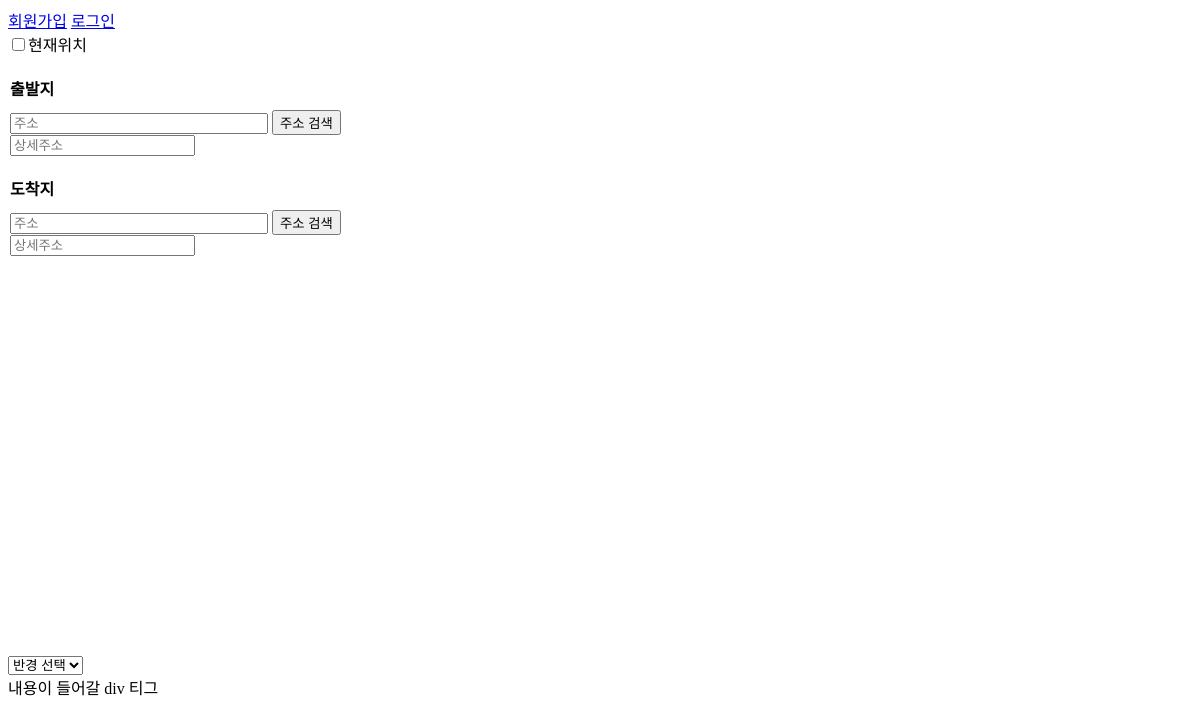
Before: /delivery/deliver/ with the older database file.
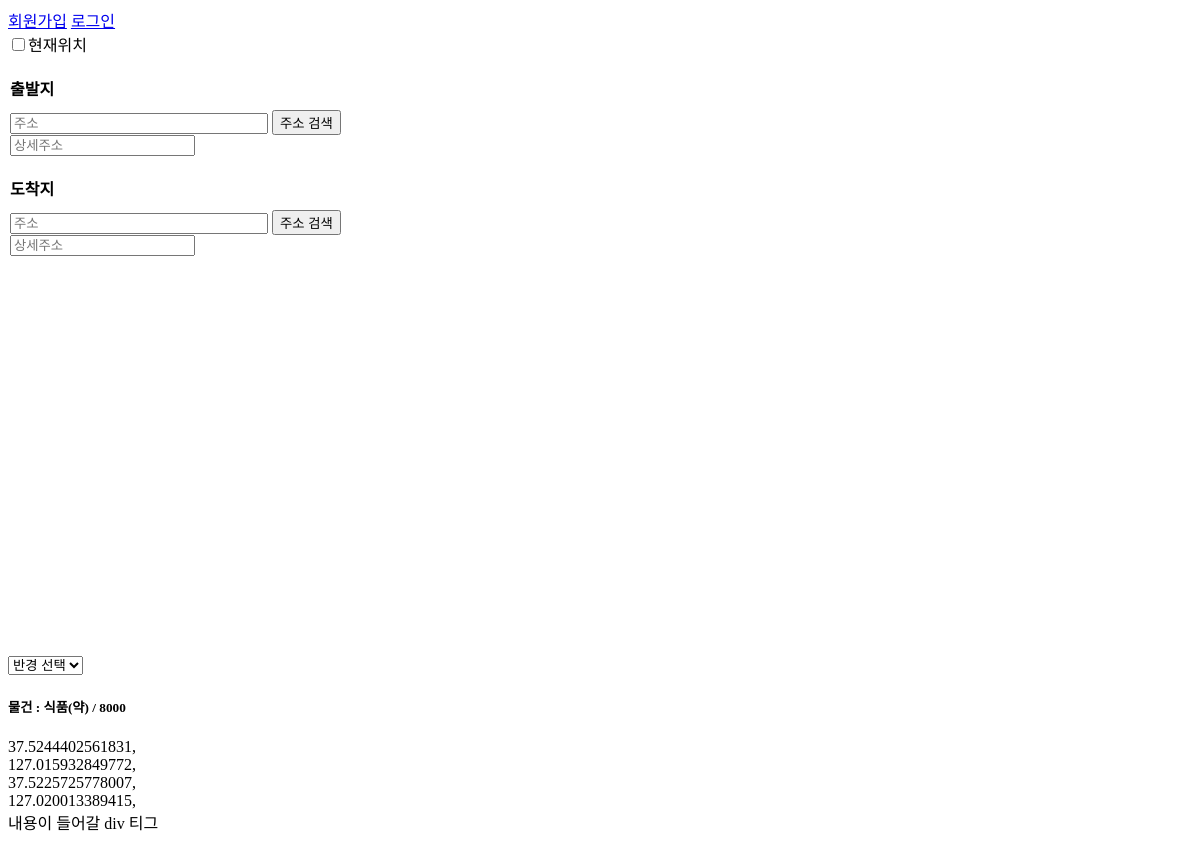
After: the same page with the newer database file.
### deliveryApp/models.py (models this page shows)
class Delivery_my_stuff(models.Model):  # 내 물건 배송
    my_departure_lat = models.FloatField()  # 출발 위도
    my_departure_long = models.FloatField()  # 출발 경도
    my_departure_addr = models.CharField(max_length=100)  # 출발 상세주소
    my_departure_phone = models.IntegerField()  # 보내는 이 폰번호
    my_destination_lat = models.FloatField()  # 도착 위도
    my_destination_long = models.FloatField()  # 도착 경도
    my_destination_addr = models.CharField(max_length=100)  # 도착 상세주소
    my_destination_phone = models.IntegerField()  # 받는 이 폰번호
    my_date = models.DateField()  # 날짜 설정
    my_time = models.CharField(max_length=20)  # 시간 설정
    my_created = models.DateTimeField(
        auto_now_add=True, blank=True, null=True)  # 현재시간
    my_limit_time = models.CharField(
        max_length=100, blank=True, null=True)  # 제한시간
    my_goods = models.CharField(max_length=100)  # 상품 카테고리
    my_goodsinfo = models.CharField(max_length=30)  # 상품 상세정보
    my_weigth = models.FloatField()  # 상품 무게
    my_distance = models.IntegerField()  # 상품 거리
    my_price = models.IntegerField()  # 상품 가격
    my_content = models.CharField(max_length=30)  # 상품

### deliveryApp/views.py (the view)
# urls.py: path('deliver/', views.deliver, name="deliver"),
def deliver(request):
    stuffs = Delivery_my_stuff.objects.all()
    context = {
        "stuffs": stuffs,
    }
    return render(request, 'deliver.html', context)

### deliveryApp/templates/deliver.html (shortened to what this page needs)
{% extends 'base.html' %}
{% block content %}
<input type="checkbox" onclick="current_location();" id="current_location" name="current_location" />현재위치
<div id="navigator_container" name="navigator_container" class="navigator_container">
    <div>
        <fieldset>
            <legend>출발지</legend>
            <input type="text" id="deparature_addr" placeholder="주소" style="width:250px;" readonly>
            <input type="button" onclick="my_Stuff_Map(this.id)" value="주소 검색" id="map_deparature"><br>
            <input type="text" id="detail_deparature_addr" placeholder="상세주소">
        </fieldset>
    </div>
    <div>
        <fieldset>
            <legend>도착지</legend>
            <input type="text" id="destination_addr" placeholder="주소" style="width:250px;" readonly>
            <input type="button" onclick="my_Stuff_Map(this.id)" value="주소 검색" id="map_destination"><br>
            <input type="text" id="detail_destination_addr" placeholder="상세주소">
        </fieldset>
    </div>
</div>
<div id="map" style="width:500px;height:400px;"></div>
<select name="select_radius" id="select_radius">
    <option value="0">반경 선택</option>
</select>
{% for stuff in stuffs %}
<h5>물건 : {{stuff.my_goods}} / {{stuff.my_price}}</h5>
{% endfor %}
<div id="stuff_dep_lat">
    {% for stuff in stuffs.all %}
    {{stuff.my_departure_lat}},
    {% endfor %}
</div>
<div id="stuff_dep_lng">
    {% for stuff in stuffs.all %}
    {{stuff.my_departure_long}},
    {% endfor %}
</div>
<div id="stuff_des_lat">
    {% for stuff in stuffs.all %}
    {{stuff.my_destination_lat}},
    {% endfor %}
</div>
<div id="stuff_des_lng">
    {% for stuff in stuffs.all %}
    {{stuff.my_destination_long}},
    {% endfor %}
</div>
내용이 들어갈 div 티그
{% endblock content %}

Changed rows visible on the page:
added Delivery_my_stuff: my_goods "식품(약)", my_price "8000", my_departure_lat "37.5244402561831", my_departure_long "127.015932849772", my_destination_lat "37.5225725778007", my_destination_long "127.020013389415"
